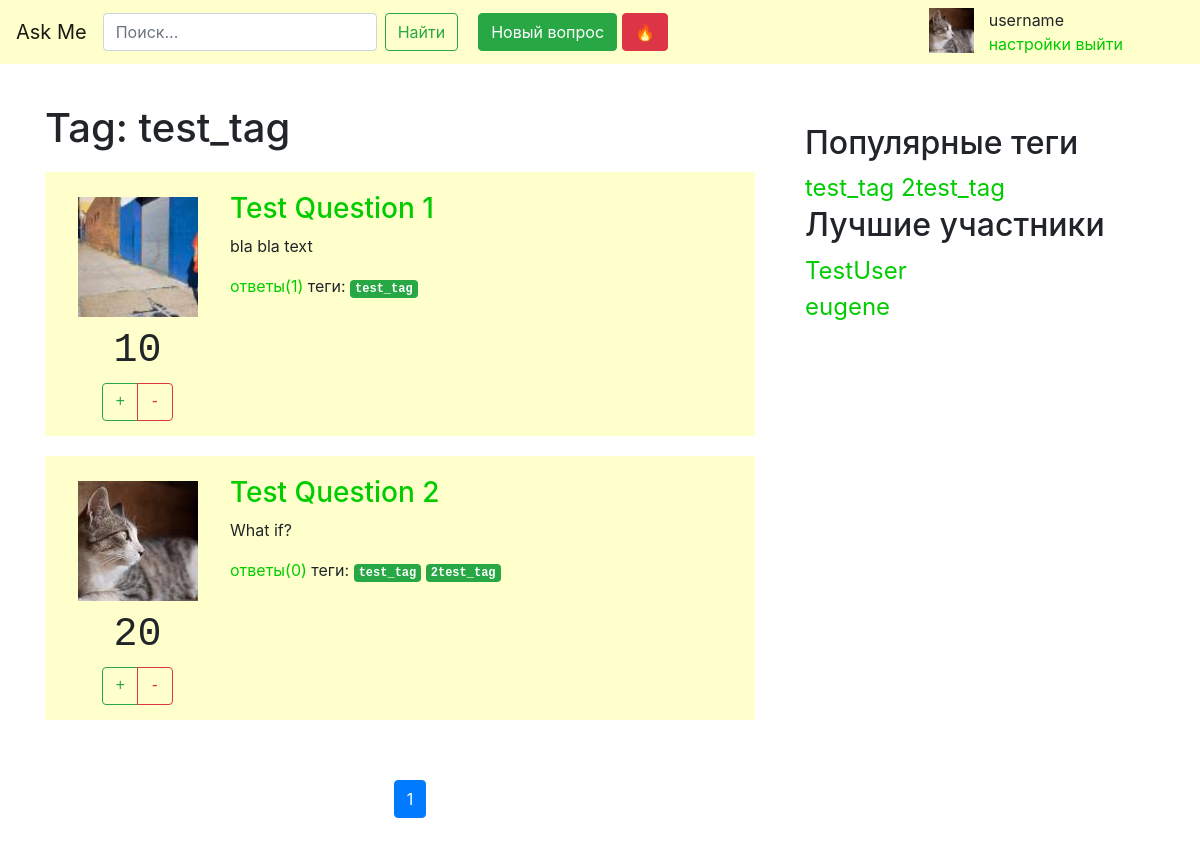
Page /tag/test_tag/?page=2 on the earlier database version.
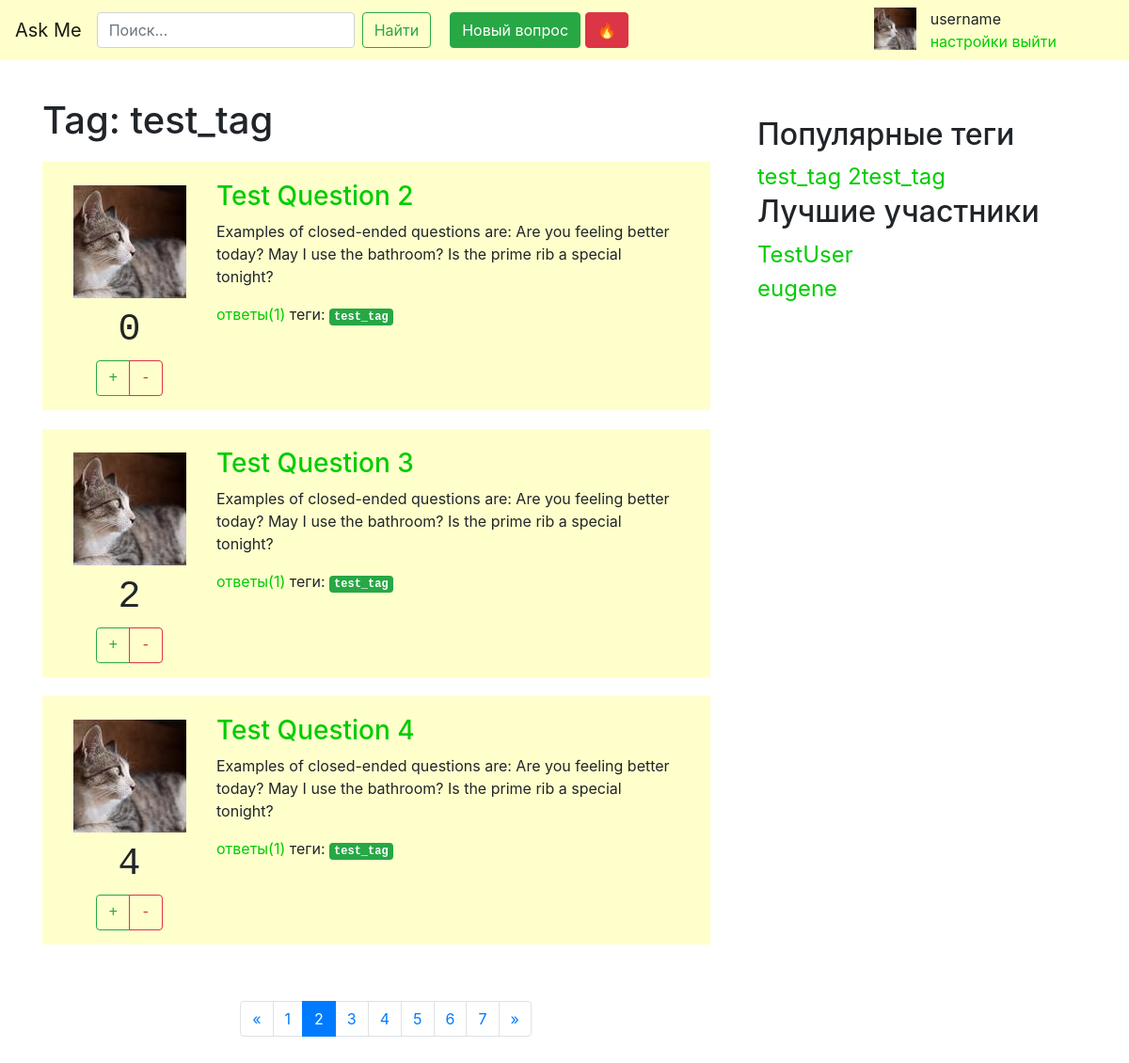
Same page on the later database version.
### questions/models.py (models this page shows, shortened)
class Question(models.Model):
	author = models.ForeignKey(User, on_delete=models.CASCADE)
	title = models.CharField(max_length=120)
	text = models.TextField(max_length=500)
	rating = models.IntegerField(default=0)
	date = models.DateTimeField()
	tags = models.ManyToManyField(Tag)
	objects = QuestionManager()

class Profile(models.Model):
	nickname = models.CharField(max_length=20)
	avatar = models.ImageField()
	date = models.DateTimeField()
	rating = models.IntegerField(default=0)
	user = models.OneToOneField(
        User,
        on_delete=models.CASCADE,
    )

class Answer(models.Model):
	author = models.ForeignKey(User, on_delete=models.CASCADE)
	text = models.TextField(max_length=500)
	rating = models.IntegerField(default=0)
	correct = models.BooleanField(default=False)
	date = models.DateTimeField()
	question = models.ForeignKey(Question, blank=True, null=True, on_delete=models.CASCADE)

class Tag(models.Model):
	word = models.CharField(max_length=20)

### questions/views.py (the view)
# urls.py: path('tag/<search_tag>/', views.tag, name='tag'),
def tag(request, search_tag):
	questions = Question.objects.by_tag(search_tag)
	questions = paginate(questions, request)
	context = {'search_tag': search_tag, 'questions': questions}
	return render(request, "by_tag.html", context)

### questions/models.py (called while the page is built)
	def by_tag(self, tagw):
		result_list = Question.objects.filter(tags__word=tagw)
		return result_list

### questions/templatetags/question_extras.py (called while the page is built)
@register.inclusion_tag('subtemplates/popular_tags.html')
def show_popular_tags():
	tags = Tag.objects.all()[:10]
	return {'tags': tags}

@register.inclusion_tag('subtemplates/best_users.html')
def show_best_users():
	profiles = Profile.objects.order_by('-rating')[:5]
	return {'profiles': profiles}

### questions/views.py (called while the page is built)
def paginate(objects_list, request):
    paginator = Paginator(objects_list, 3)
    objects_page = request.GET.get('page')
    if not objects_page or not objects_page.isdigit() or (int(objects_page) < 1) or (int(objects_page) > paginator.num_pages):
    		objects_page = 1
    objects_list = paginator.get_page(objects_page)
    return objects_list

### templates/by_tag.html
{% extends "base.html" %}
{% load static %}
{% block content %}
<div class="title">
  <h1>Tag: {{ search_tag }}</h1>
</div>
{% if questions %}
    {% for question in questions %}
      <div class="row question-list-item">
      {% include "subtemplates/question_body.html" %}
      </div>
    {% endfor %}
{% else %}
    <p>No questions are available.</p>
{% endif %}
{% include "subtemplates/paginator.html" %}
{% endblock %}

### templates/subtemplates/question_body.html (shortened to what this page needs)
{% load static %}
  <div class="col-md-3" style="padding-left: 0px; font-family: monospace">
   <div class="container centered" style="padding-top: 10px; text-align: center">
     <div class="row">
      <div class="thumbnail">
        <img src="{{ question.author.profile.avatar.url }}" alt="123" height="100%"></img>
      </div>
     </div>
    <div class="row nopadding" style="padding-bottom: 10px"></div>
    <div class="col">
      <h1>{{ question.rating }}</h1>
    </div>
    <div class="col">
      <div class="btn-group" role="group" aria-label="likes">
        <button type="button" class="btn btn-outline-success">+</button>
        <button type="button" class="btn btn-outline-danger">-</button>
      </div>
    </div>
    </div>
  </div>
<div class="col-md-9 question-padding">
  <h3><a href="{% url 'question' question_id=question.id %}">{{ question.title }}</a></h3>
  <p>{{ question.text }}</p>
  <a href="{% url 'question' question_id=question.id %}">ответы({{ question.answer_set.all|length }})</a>
  теги:
   {% for tag in question.tags.all %}
  <span class="badge badge-success asktag">
    <a href="{% url 'tag' search_tag=tag.word %}">
      {{ tag.word }}
    </a>
  </span>
  {% endfor %}
</div>

### templates/subtemplates/popular_tags.html
{% for cur_tag in tags %}
<a href="{% url 'tag' search_tag=cur_tag.word %}">{{ cur_tag.word }}</a>
{% endfor %}

### templates/subtemplates/best_users.html
{% for profile in profiles %}
<a href="">{{ profile.nickname }}</a><br>
{% endfor %}

Differences in the rows shown:
no longer on this page (row unchanged): Question: author.profile.avatar (picture), rating "10", title "Test Question 1", text "bla bla text", answer_set.all|length "1", Tag (word "test_tag")
no longer on this page (row unchanged): Question: author.profile.avatar (picture), rating "20", title "Test Question 2", text "What if?", answer_set.all|length "0", Tag (word "test_tag"), Tag (word "2test_tag")
added Question: author.profile.avatar (picture), rating "0", title "Test Question 2", text "Examples of closed-ended questions are: Are you feeling better today? May I use the bathroom? Is the prime rib a special tonight?", answer_set.all|length "1", Tag (word "test_tag")
added Question: author.profile.avatar (picture), rating "2", title "Test Question 3", text "Examples of closed-ended questions are: Are you feeling better today? May I use the bathroom? Is the prime rib a special tonight?", answer_set.all|length "1", Tag (word "test_tag")
added Question: author.profile.avatar (picture), rating "4", title "Test Question 4", text "Examples of closed-ended questions are: Are you feeling better today? May I use the bathroom? Is the prime rib a special tonight?", answer_set.all|length "1", Tag (word "test_tag")
Other differences:
list line gone: "1"
new list line: "1"
new list line: "2"
new list line: "3"
new list line: "4"
new list line: "5"
new list line: "6"
new list line: "7"
